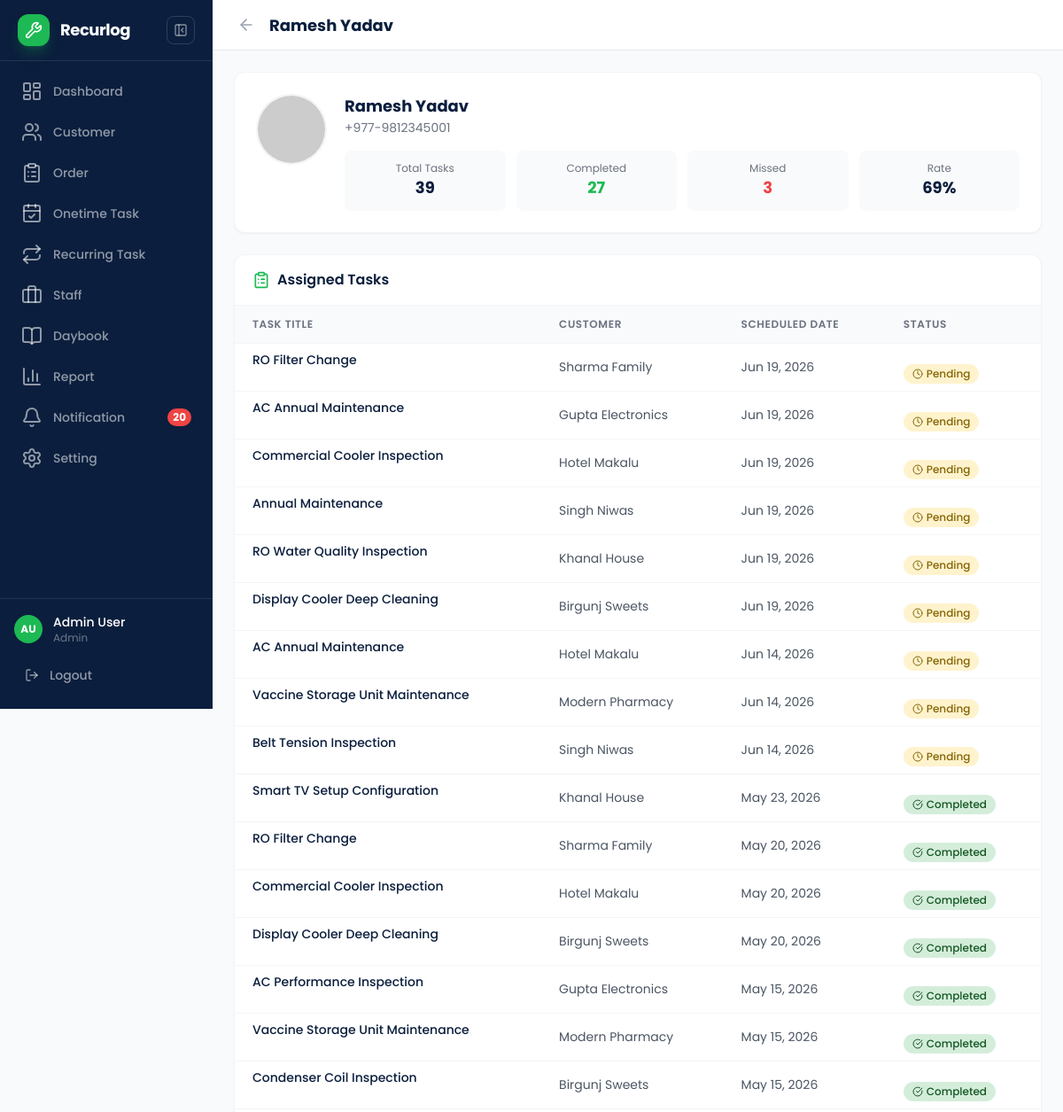
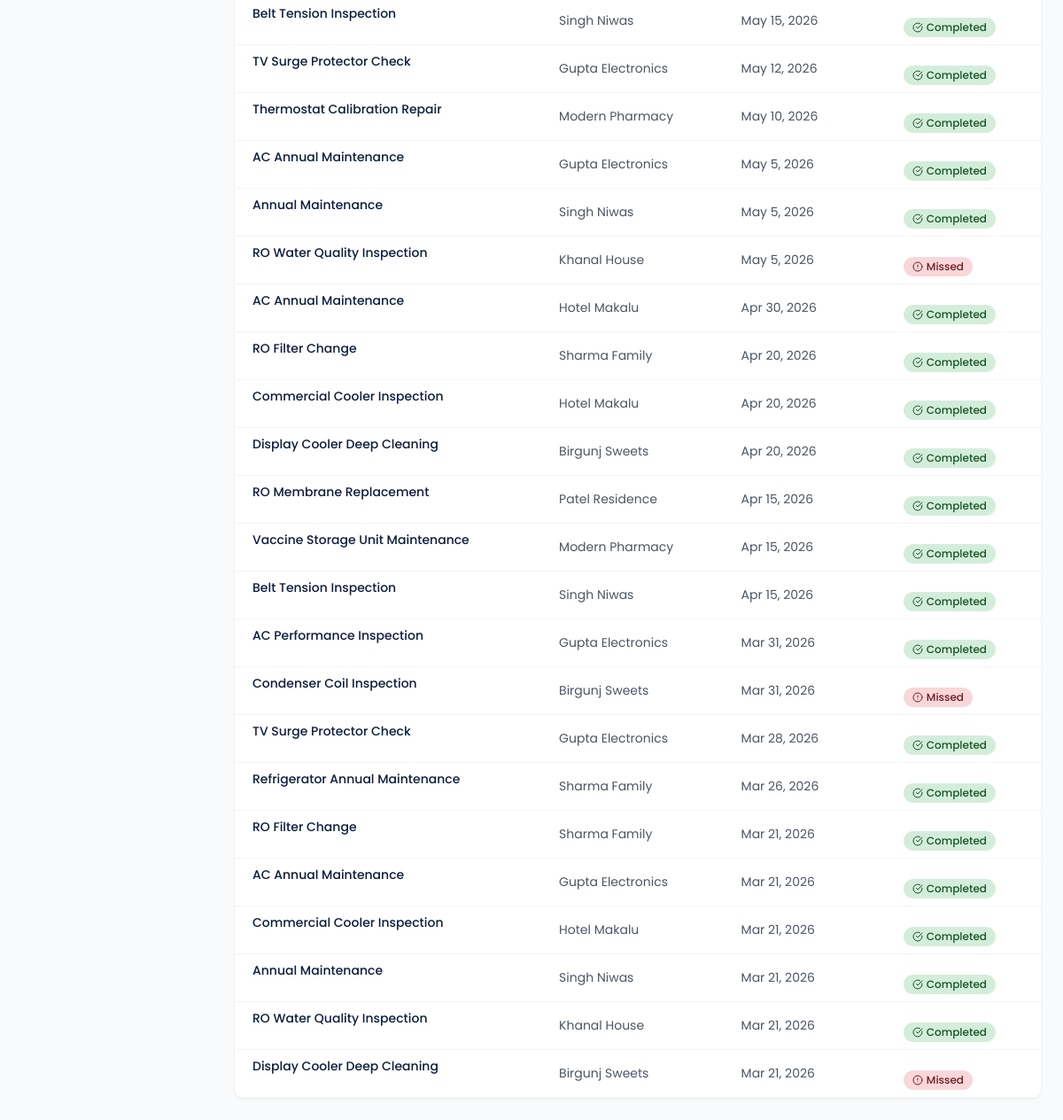
The page /pages/staff-detail.php?id=1 (signed in) on the database its author committed (2 pictures, top to bottom).
### tables this page shows
CREATE TABLE `fscrm_staff` (
  `id` int(11) NOT NULL AUTO_INCREMENT,
  `name` varchar(200) NOT NULL,
  `phone` varchar(50) DEFAULT NULL,
  `avatar` varchar(500) DEFAULT NULL,
  `active_tasks` int(11) DEFAULT 0,
  `created_at` datetime DEFAULT current_timestamp(),
  `updated_at` datetime DEFAULT current_timestamp() ON UPDATE current_timestamp(),
  PRIMARY KEY (`id`)
);

CREATE TABLE `fscrm_tasks` (
  `id` int(11) NOT NULL AUTO_INCREMENT,
  `service_id` int(11) DEFAULT NULL,
  `customer_id` int(11) NOT NULL,
  `title` varchar(200) NOT NULL,
  `status` enum('pending','completed','missed') DEFAULT 'pending',
  `scheduled_date` date DEFAULT NULL,
  `completed_date` date DEFAULT NULL,
  `assigned_to` int(11) DEFAULT NULL,
  `notes` text DEFAULT NULL,
  `category_id` int(11) DEFAULT NULL,
  `completed_by` varchar(100) DEFAULT NULL,
  `received_name` varchar(100) DEFAULT NULL,
  `received_contact` varchar(100) DEFAULT NULL,
  `signature` text DEFAULT NULL,
  `created_at` datetime DEFAULT current_timestamp(),
  `updated_at` datetime DEFAULT current_timestamp() ON UPDATE current_timestamp(),
  PRIMARY KEY (`id`),
  KEY `service_id` (`service_id`),
  KEY `customer_id` (`customer_id`),
  KEY `assigned_to` (`assigned_to`),
  KEY `category_id` (`category_id`),
  CONSTRAINT `fscrm_tasks_ibfk_1` FOREIGN KEY (`service_id`) REFERENCES `fscrm_services` (`id`) ON DELETE CASCADE,
  CONSTRAINT `fscrm_tasks_ibfk_2` FOREIGN KEY (`customer_id`) REFERENCES `fscrm_customers` (`id`) ON DELETE CASCADE,
  CONSTRAINT `fscrm_tasks_ibfk_3` FOREIGN KEY (`assigned_to`) REFERENCES `fscrm_staff` (`id`) ON DELETE SET NULL,
  CONSTRAINT `fscrm_tasks_ibfk_4` FOREIGN KEY (`category_id`) REFERENCES `fscrm_categories` (`id`) ON DELETE SET NULL
);

CREATE TABLE `fscrm_customers` (
  `id` int(11) NOT NULL AUTO_INCREMENT,
  `name` varchar(200) NOT NULL,
  `address` text DEFAULT NULL,
  `area` varchar(100) DEFAULT NULL,
  `phone` varchar(50) DEFAULT NULL,
  `services_for` text DEFAULT NULL,
  `location_lat` decimal(10,7) DEFAULT NULL,
  `location_lng` decimal(10,7) DEFAULT NULL,
  `created_at` datetime DEFAULT current_timestamp(),
  `updated_at` datetime DEFAULT current_timestamp() ON UPDATE current_timestamp(),
  PRIMARY KEY (`id`)
);

### includes/config.php (called while the page is built, shortened)
<?php
function cacheBust() {
    $cssFile = __DIR__ . '/../assets/css/custom.css';
    $mtime = file_exists($cssFile) ? filemtime($cssFile) : time();
    return dechex($mtime);
}

### pages/staff-detail.php (the view, shortened to what this page needs)
<?php require_once '../includes/config.php'; ?>
<!DOCTYPE html>
<html lang="en">
<head>
  <script src="https://cdn.tailwindcss.com"></script>
  <link rel="stylesheet" href="../assets/css/custom.css?v=<?= cacheBust() ?>">
</head>
<body class="bg-gray-50 font-sans min-h-screen">
<?php $pageTitle = 'Staff Detail'; require_once '../includes/header.php'; ?>
<?php
require_once '../includes/config.php';
$db = getDB();
$id = isset($_GET['id']) ? (int)$_GET['id'] : 0;
$stmt = $db->prepare("SELECT * FROM fscrm_staff WHERE id = ?");
$stmt->bind_param('i', $id);
$stmt->execute();
$staff = $stmt->get_result()->fetch_assoc();
$stmt = $db->prepare("SELECT t.*, c.name as customer_name FROM fscrm_tasks t LEFT JOIN fscrm_customers c ON t.customer_id = c.id WHERE t.assigned_to = ? ORDER BY t.scheduled_date DESC");
$stmt->bind_param('i', $id);
$stmt->execute();
$tasks = $stmt->get_result()->fetch_all(MYSQLI_ASSOC);
$total = count($tasks);
$completed = 0;
$missed = 0;
foreach ($tasks as $t) {
  if ($t['status'] === 'completed') $completed++;
  elseif ($t['status'] === 'missed') $missed++;
}
$rate = $total > 0 ? round(($completed / $total) * 100) : 0;
function statusPill($status) {
  $map = [
    'pending' => ['bg' => '#FFF3CD', 'text' => '#856404', 'icon' => 'clock', 'label' => 'Pending'],
    'completed' => ['bg' => '#D4EDDA', 'text' => '#155724', 'icon' => 'check-circle', 'label' => 'Completed'],
    'missed' => ['bg' => '#F8D7DA', 'text' => '#721C24', 'icon' => 'alert-circle', 'label' => 'Missed']
  ];
  $cfg = $map[$status] ?? $map['pending'];
  return '<span class="status-pill" style="display:inline-flex;align-items:center;gap:4px;padding:2px 10px;border-radius:999px;font-size:12px;font-weight:500;background:' . $cfg['bg'] . ';color:' . $cfg['text'] . '"><i data-lucide="' . $cfg['icon'] . '" class="w-3 h-3"></i> ' . $cfg['label'] . '</span>';
}
function fmtDate($date) {
  return date('M j, Y', strtotime($date));
}
?>
  <div class="page-content">
    <header class="page-header">
      <div class="page-header-inner">
        <div class="flex items-center gap-2">
          <a href="staff.html" class="p-2 -ml-1 text-gray-400 hover:text-navy transition-colors rounded-lg hover:bg-gray-100"><i data-lucide="arrow-left" class="w-5 h-5"></i></a>
          <h1 class="page-title"><?= htmlspecialchars($staff['name']) ?></h1>
        </div>
      </div>
    </header>
    <div class="p-4 sm:p-6 space-y-6">
      <div class="card p-6 fade-in">
        <div class="flex flex-col sm:flex-row items-center sm:items-start gap-5">
          <img src="<?= htmlspecialchars($staff['avatar']) ?>" alt="<?= htmlspecialchars($staff['name']) ?>" class="w-20 h-20 rounded-full object-cover border-2 border-gray-100">
          <div class="text-center sm:text-left flex-1">
            <h2 class="text-lg font-bold text-navy"><?= htmlspecialchars($staff['name']) ?></h2>
            <p class="text-sm text-gray-500"><?= htmlspecialchars($staff['phone'] ?? '') ?></p>
            <div class="grid grid-cols-2 sm:grid-cols-4 gap-3 mt-4">
              <div class="bg-gray-50 rounded-lg p-3 text-center"><p class="text-xs text-gray-500">Total Tasks</p><p class="text-lg font-bold text-navy"><?= $total ?></p></div>
              <div class="bg-gray-50 rounded-lg p-3 text-center"><p class="text-xs text-gray-500">Completed</p><p class="text-lg font-bold text-brand"><?= $completed ?></p></div>
              <div class="bg-gray-50 rounded-lg p-3 text-center"><p class="text-xs text-gray-500">Missed</p><p class="text-lg font-bold text-danger"><?= $missed ?></p></div>
              <div class="bg-gray-50 rounded-lg p-3 text-center"><p class="text-xs text-gray-500">Rate</p><p class="text-lg font-bold text-navy"><?= $rate ?>%</p></div>
            </div>
          </div>
        </div>
      </div>
      <div class="card overflow-hidden fade-in">
        <div class="card-header">
          <h2 class="font-semibold text-navy text-base flex items-center gap-2"><i data-lucide="clipboard-list" class="w-5 h-5 text-brand"></i> Assigned Tasks</h2>
        </div>
        <div class="p-0">
          <table class="data-table">
            <thead>
              <tr>
                <th>Task Title</th>
                <th>Customer</th>
                <th>Scheduled Date</th>
                <th>Status</th>
              </tr>
            </thead>
            <tbody>
              <?php if (empty($tasks)): ?>
              <tr><td colspan="4" class="text-center text-gray-400 py-8">No tasks assigned.</td></tr>
              <?php else: ?>
              <?php foreach ($tasks as $t): ?>
              <tr>
                <td data-label="Task Title" class="font-medium text-navy"><?= htmlspecialchars($t['title']) ?></td>
                <td data-label="Customer" class="text-gray-600"><?= htmlspecialchars($t['customer_name'] ?? 'Unknown') ?></td>
                <td data-label="Date" class="text-gray-600"><?= fmtDate($t['scheduled_date']) ?></td>
                <td data-label="Status"><?= statusPill($t['status']) ?></td>
              </tr>
              <?php endforeach; ?>
              <?php endif; ?>
            </tbody>
          </table>
        </div>
      </div>
    </div>
  </div>
  <?php require_once '../includes/footer.php'; ?>
</body>
</html>

### assets/css/custom.css (style rules this page uses)
:root { --color-primary: #1DB954; --color-primary-dark: #16a34a; --color-success: #22C55E; --color-danger: #EF4444; --color-warning: #F59E0B; --color-info: #3B82F6; --color-navy: #0B1E3D; --color-amber: #F59E0B; --color-neutral-50: #F9FAFB; --color-neutral-100: #F3F4F6; --color-neutral-200: #E5E7EB; --color-neutral-300: #D1D5DB; --color-neutral-400: #9CA3AF; --color-neutral-500: #6B7280; --color-neutral-600: #4B5563; --color-neutral-700: #374151; --color-neutral-800: #1F2937; --color-neutral-900: #111827; --space-1: 4px; --space-2: 8px; --space-3: 12px; --space-4: 16px; --space-5: 20px; --space-6: 24px; --space-8: 32px; --space-10: 40px; --space-12: 48px; --radius-sm: 4px; --radius-md: 8px; --radius-lg: 12px; --radius-xl: 16px; --radius-full: 999px; --text-xs: 12px; --text-sm: 14px; --text-base: 16px; --text-lg: 18px; --text-xl: 20px; --text-2xl: 24px; --text-3xl: 30px; --text-4xl: 36px; --shadow-sm: 0 1px 2px rgba(0,0,0,0.05); --shadow-md: 0 4px 6px -1px rgba(0,0,0,0.1), 0 2px 4px -2px rgba(0,0,0,0.1); --shadow-lg: 0 10px 15px -3px rgba(0,0,0,0.1), 0 4px 6px -4px rgba(0,0,0,0.1); --sidebar-width: 240px; --sidebar-collapsed-width: 60px; --header-height: 56px; --bottom-nav-height: 56px; }
*, *::before, *::after { box-sizing: border-box; }
html { -webkit-text-size-adjust: 100%; scroll-behavior: smooth; }
body { font-family: 'Poppins', sans-serif; font-size: var(--text-base); line-height: 1.5; color: var(--color-neutral-900); background: var(--color-neutral-50); -webkit-font-smoothing: antialiased; -moz-osx-font-smoothing: grayscale; overflow-x: hidden; }
@media (min-width: 768px) { .page-content { margin-left: var(--sidebar-width); transition: margin-left 250ms ease; min-height: 100vh; } }
.page-content { min-height: 100vh; }
.page-header { position: sticky; top: 0; z-index: 20; background: #fff; border-bottom: 1px solid var(--color-neutral-200); }
.page-header-inner { display: flex; align-items: center; justify-content: space-between; height: var(--header-height); padding: 0 var(--space-4); }
.page-title { font-size: var(--text-lg); font-weight: 700; color: var(--color-navy); margin: 0; }
@media (min-width: 768px) { .page-header-inner { padding: 0 var(--space-6); } }
.card { background: #fff; border: 1px solid var(--color-neutral-100); border-radius: var(--radius-lg); box-shadow: var(--shadow-sm); transition: box-shadow 150ms; }
.card-header { padding: var(--space-4) var(--space-5); border-bottom: 1px solid var(--color-neutral-100); }
.data-table { width: 100%; border-collapse: collapse; }
.data-table thead { display: none; }
.data-table tr { display: block; background: #fff; border: 1px solid var(--color-neutral-100); border-radius: var(--radius-lg); box-shadow: var(--shadow-sm); margin-bottom: var(--space-3); padding: var(--space-4); }
.data-table td { display: flex; align-items: center; justify-content: space-between; padding: 6px 0; font-size: var(--text-sm); border: none; }
.data-table td::before { content: attr(data-label); font-size: var(--text-xs); font-weight: 600; color: var(--color-neutral-400); text-transform: uppercase; letter-spacing: 0.05em; margin-right: var(--space-2); flex-shrink: 0; }
.data-table td:last-child { padding-bottom: 0; }
.data-table td:first-child { padding-top: 0; }
@media (min-width: 768px) { .data-table thead { display: table-header-group; } }
@media (min-width: 768px) { .data-table tr { display: table-row; border: none; border-radius: 0; box-shadow: none; margin-bottom: 0; padding: 0; border-bottom: 1px solid var(--color-neutral-100); } }
@media (min-width: 768px) { .data-table th { text-align: left; padding: var(--space-3) var(--space-5); font-size: var(--text-xs); font-weight: 600; color: var(--color-neutral-500); text-transform: uppercase; letter-spacing: 0.05em; background: var(--color-neutral-50); border-bottom: 1px solid var(--color-neutral-100); } }
@media (min-width: 768px) { .data-table td { display: table-cell; padding: var(--space-4) var(--space-5); font-size: var(--text-sm); vertical-align: middle; border: none; justify-content: flex-start; } }
@media (min-width: 768px) { .data-table td::before { display: none; } }

### rows shown on the page
fscrm_staff: name "Ramesh Yadav", phone "+977-9812345001"
fscrm_tasks: title "RO Filter Change", customer.name "Sharma Family", scheduled_date "Jun 19, 2026", status "Pending"
fscrm_tasks: title "AC Annual Maintenance", customer.name "Gupta Electronics", scheduled_date "Jun 19, 2026", status "Pending"
fscrm_tasks: title "Commercial Cooler Inspection", customer.name "Hotel Makalu", scheduled_date "Jun 19, 2026", status "Pending"
fscrm_tasks: title "Annual Maintenance", customer.name "Singh Niwas", scheduled_date "Jun 19, 2026", status "Pending"
fscrm_tasks: title "RO Water Quality Inspection", customer.name "Khanal House", scheduled_date "Jun 19, 2026", status "Pending"
fscrm_tasks: title "Display Cooler Deep Cleaning", customer.name "Birgunj Sweets", scheduled_date "Jun 19, 2026", status "Pending"
fscrm_tasks: title "AC Annual Maintenance", customer.name "Hotel Makalu", scheduled_date "Jun 14, 2026", status "Pending"
fscrm_tasks: title "Vaccine Storage Unit Maintenance", customer.name "Modern Pharmacy", scheduled_date "Jun 14, 2026", status "Pending"
fscrm_tasks: title "Belt Tension Inspection", customer.name "Singh Niwas", scheduled_date "Jun 14, 2026", status "Pending"
fscrm_tasks: title "Smart TV Setup Configuration", customer.name "Khanal House", scheduled_date "May 23, 2026", status "Completed"
fscrm_tasks: title "RO Filter Change", customer.name "Sharma Family", scheduled_date "May 20, 2026", status "Completed"
fscrm_tasks: title "Commercial Cooler Inspection", customer.name "Hotel Makalu", scheduled_date "May 20, 2026", status "Completed"
fscrm_tasks: title "Display Cooler Deep Cleaning", customer.name "Birgunj Sweets", scheduled_date "May 20, 2026", status "Completed"
fscrm_tasks: title "AC Performance Inspection", customer.name "Gupta Electronics", scheduled_date "May 15, 2026", status "Completed"
fscrm_tasks: title "Vaccine Storage Unit Maintenance", customer.name "Modern Pharmacy", scheduled_date "May 15, 2026", status "Completed"
fscrm_tasks: title "Condenser Coil Inspection", customer.name "Birgunj Sweets", scheduled_date "May 15, 2026", status "Completed"
fscrm_tasks: title "Belt Tension Inspection", customer.name "Singh Niwas", scheduled_date "May 15, 2026", status "Completed"
fscrm_tasks: title "TV Surge Protector Check", customer.name "Gupta Electronics", scheduled_date "May 12, 2026", status "Completed"
fscrm_tasks: title "Thermostat Calibration Repair", customer.name "Modern Pharmacy", scheduled_date "May 10, 2026", status "Completed"
fscrm_tasks: title "AC Annual Maintenance", customer.name "Gupta Electronics", scheduled_date "May 5, 2026", status "Completed"
fscrm_tasks: title "Annual Maintenance", customer.name "Singh Niwas", scheduled_date "May 5, 2026", status "Completed"
fscrm_tasks: title "RO Water Quality Inspection", customer.name "Khanal House", scheduled_date "May 5, 2026", status "Missed"
fscrm_tasks: title "AC Annual Maintenance", customer.name "Hotel Makalu", scheduled_date "Apr 30, 2026", status "Completed"
fscrm_tasks: title "RO Filter Change", customer.name "Sharma Family", scheduled_date "Apr 20, 2026", status "Completed"
fscrm_tasks: title "Commercial Cooler Inspection", customer.name "Hotel Makalu", scheduled_date "Apr 20, 2026", status "Completed"
fscrm_tasks: title "Display Cooler Deep Cleaning", customer.name "Birgunj Sweets", scheduled_date "Apr 20, 2026", status "Completed"
fscrm_tasks: title "RO Membrane Replacement", customer.name "Patel Residence", scheduled_date "Apr 15, 2026", status "Completed"
fscrm_tasks: title "Vaccine Storage Unit Maintenance", customer.name "Modern Pharmacy", scheduled_date "Apr 15, 2026", status "Completed"
fscrm_tasks: title "Belt Tension Inspection", customer.name "Singh Niwas", scheduled_date "Apr 15, 2026", status "Completed"
fscrm_tasks: title "AC Performance Inspection", customer.name "Gupta Electronics", scheduled_date "Mar 31, 2026", status "Completed"
fscrm_tasks: title "Condenser Coil Inspection", customer.name "Birgunj Sweets", scheduled_date "Mar 31, 2026", status "Missed"
fscrm_tasks: title "TV Surge Protector Check", customer.name "Gupta Electronics", scheduled_date "Mar 28, 2026", status "Completed"
fscrm_tasks: title "Refrigerator Annual Maintenance", customer.name "Sharma Family", scheduled_date "Mar 26, 2026", status "Completed"
fscrm_tasks: title "RO Filter Change", customer.name "Sharma Family", scheduled_date "Mar 21, 2026", status "Completed"
fscrm_tasks: title "AC Annual Maintenance", customer.name "Gupta Electronics", scheduled_date "Mar 21, 2026", status "Completed"
fscrm_tasks: title "Commercial Cooler Inspection", customer.name "Hotel Makalu", scheduled_date "Mar 21, 2026", status "Completed"
fscrm_tasks: title "Annual Maintenance", customer.name "Singh Niwas", scheduled_date "Mar 21, 2026", status "Completed"
fscrm_tasks: title "RO Water Quality Inspection", customer.name "Khanal House", scheduled_date "Mar 21, 2026", status "Completed"
fscrm_tasks: title "Display Cooler Deep Cleaning", customer.name "Birgunj Sweets", scheduled_date "Mar 21, 2026", status "Missed"

### other values the page prints
$unreadCount "20"
$userInitials "AU"
$user['name'] "Admin User"
$user['role'] "Admin"
$total "39"
$completed "27"
$missed "3"
$rate "69"
